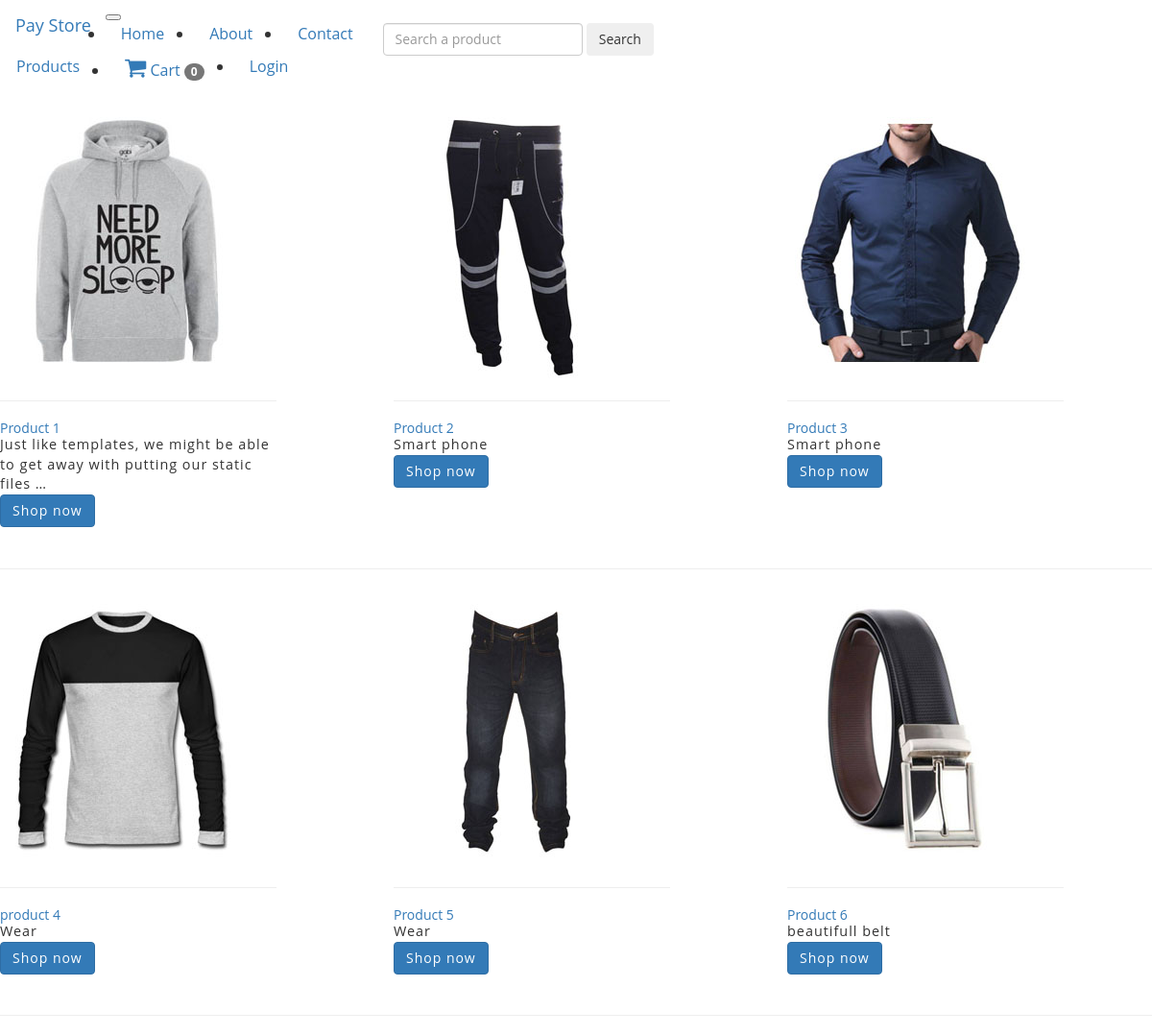
/all, run on an earlier commit of the app's database.
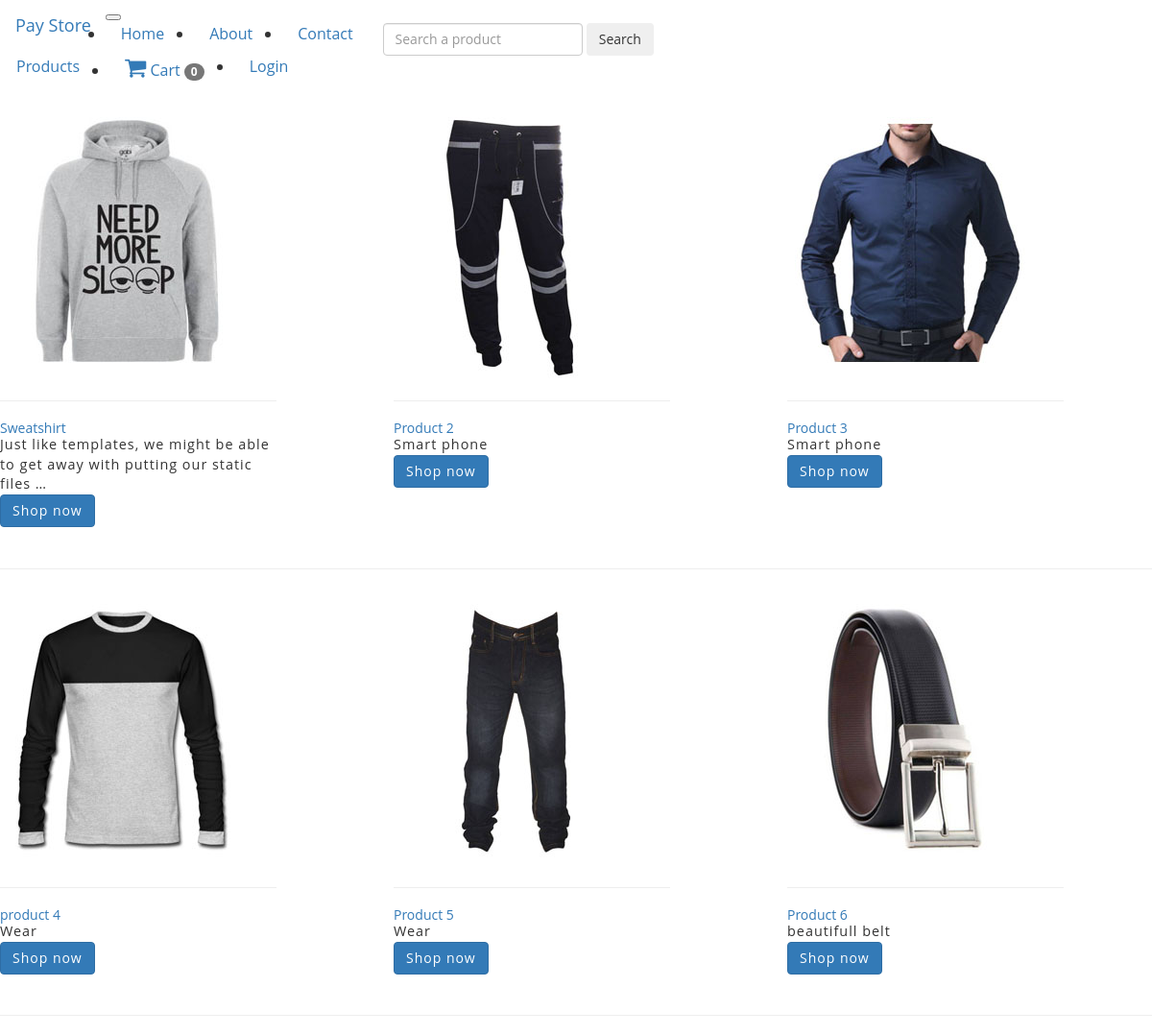
And on a later commit of the database.
### products/models.py (models this page shows, shortened)
class Product(models.Model):
    title = models.CharField(max_length=120)
    description = models.TextField(null=True, blank=True)
    price = models.DecimalField(decimal_places=2, max_digits=100, default=29.99)
    sale_price = models.DecimalField(decimal_places=2, max_digits=100,
                                     blank=True, null=True)
    slug = models.SlugField(unique=True)
    timestamp = models.DateField(auto_now_add=True, auto_now=False)
    updated = models.DateField(auto_now_add=False, auto_now=True)
    active = models.BooleanField(default=True)
    class Meta:
        unique_together = ('title', 'slug')
    def get_absolute_url(self):
        return reverse("single_product", kwargs={"slug": self.slug})
        pass

### products/views.py (the view)
# urls.py: path('all', views.all, name='all'),
def all(request):
    products = Product.objects.all()
    context = {"products": products}
    template = 'products/all.html'
    return render(request, template, context)

### templates/products/all.html (shortened to what this page needs)
{% extends 'base.html' %}
{% load static %}
{% block content %}
    <div class="row">
        {% for product in products %}
            <div class="col-sm-4">
                <div class="card" style="width: 18rem;">
                    {% for item in product.productimage_set.all %}
                        {% if item.featured %}
                            <img class="card-img-top" src="{{MEDIA_URL}}{{item.image}}" alt="Iphone X">
                        {% endif %}
                    {% endfor %}
                        <div class="card-body">
                            <a href="{{ product.get_absolute_url }}">
                                <hr><h5 class="card-title">{{product.title}}</h5>
                            </a>
                            <p class="card-text">{{ product.description | truncatewords:15 }}</p>
                            <p class="card-text">
                                <a href="{{ product.get_absolute_url }}" class="btn btn-primary">Shop now</a>
                            </p>
                        </div>
                </div>
            </div>
                {% cycle "" "" "</div><br/><hr/><div class='row'>" %}
        {% endfor %}
{% endblock %}

What changed in the data, as far as the page shows it:
changed Product: title "Product 1" → "Sweatshirt"
